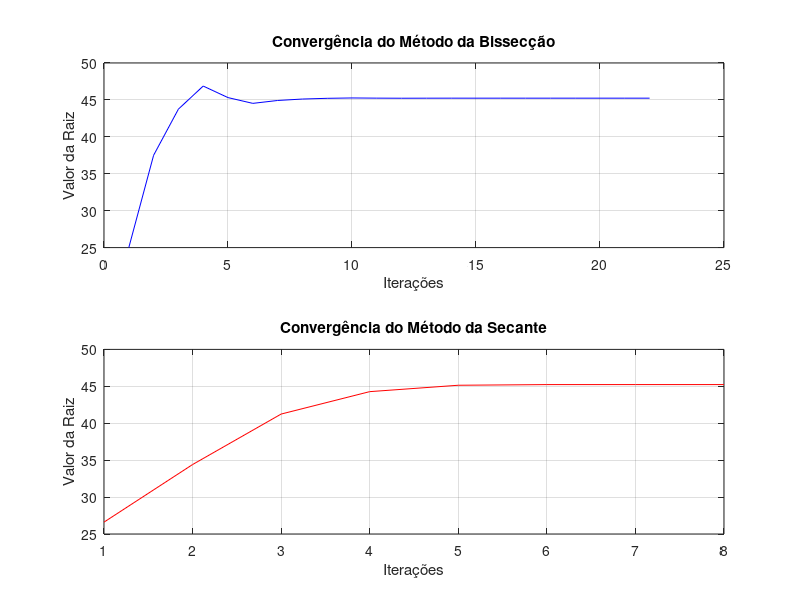

The MATLAB source for this figure:
function lista5Questao2()
    % Definindo constantes
    Pu_max = 80000; % População máxima urbana
    ku = 0.05; % Taxa de declínio da população urbana
    Ps_max = 320000; % População máxima suburbana
    P0 = 10000; % População inicial suburbana
    ks = 0.09; % Taxa de crescimento suburbano

    % Definindo o limite superior e inferior para a busca
    a = 0; % Tempo inicial
    b = 50; % Tempo final (em anos)

    % Define a tolerância para o erro absoluto
    Es = 5e-5; % Tolerância em porcentagem

    % Executar o método da bissecção
    fprintf("Método da Bissecção:\n");
    [rootBisseccao, itBisseccao, valoresBisseccao] = metodoBisseccao(Pu_max, Ps_max, P0, ku, ks, a, b, Es);

    % Verifica se o método da bissecção retornou valores válidos
    if isempty(rootBisseccao) || isempty(itBisseccao)
        disp("Erro no método da bissecção.");
        return;
    end

    % Executar o método da secante
    fprintf("\nMétodo da Secante:\n");
    [rootSecante, itSecante, valoresSecante] = metodoSecante(Pu_max, Ps_max, P0, ku, ks, Es);

    % Verifica se o método da secante retornou valores válidos
    if isempty(rootSecante) || isempty(itSecante)
        disp("Erro no método da secante.");
        return;
    end

    % Criar tabela comparativa
    criar_tabela(itBisseccao, rootBisseccao, itSecante, rootSecante);

    % Criar gráficos de convergência
    criar_graficos(itBisseccao, valoresBisseccao, itSecante, valoresSecante);
endfunction

function [r, it, valores] = metodoBisseccao(Pu_max, Ps_max, P0, ku, ks, a, b, Es)
    Ea = Inf; % Erro absoluto inicial
    r = [];  % Inicializa como vazio para evitar erros
    it = 0;   % Contador de iterações
    n = 30;   % Número máximo de iterações
    valores = []; % Armazena os valores de r

    if (funcao(Pu_max, Ps_max, P0, ku, ks, a) * funcao(Pu_max, Ps_max, P0, ku, ks, b) > 0)
        disp("Erro: não há mudança de sinal!");
        return;
    end

    while (it < n)
        rPrevio = r;
        r = (a + b) / 2; % Cálculo do ponto médio
        valores = [valores; r]; % Armazena o valor atual

        if it > 0
            Ea = calcularErroEstimativa(r, rPrevio);
        end

        fprintf('Iteração %d: a = %f, b = %f, r = %f, f(r) = %f, Aproximado = %f\n', ...
                it + 1, a, b, r, funcao(Pu_max, Ps_max, P0, ku, ks, r), Ea);

        if (Ea <= Es)
            fprintf("Raiz encontrada: %f\n", r);
            break;
        end

        it = it + 1;

        if (funcao(Pu_max, Ps_max, P0, ku, ks, a) * funcao(Pu_max, Ps_max, P0, ku, ks, r) < 0)
            b = r; % Atualiza o limite superior
        else
            a = r; % Atualiza o limite inferior
        end
    endwhile

    if it >= n
        fprintf("Método falhou em %d iterações\n", it);
    end

    if isempty(r)
        r = NaN; % Atribuir NaN para indicar que não foi encontrada raiz
    end
endfunction

function [r, it, valores] = metodoSecante(Pu_max, Ps_max, P0, ku, ks, Es)
    Ea = Inf;  % Erro absoluto inicial
    it = 0;    % Contador de iterações
    N = 20; % Número máximo de iterações
    xPrevio = 10; % Valor inicial de t
    x = 10.1; % Um valor ligeiramente diferente para x
    valores = []; % Armazena os valores de xr

    f = @(t) funcao(Pu_max, Ps_max, P0, ku, ks, t);

    while (it < N)
        xProx = (xPrevio * f(x) - x * f(xPrevio)) / (f(x) - f(xPrevio)); % Cálculo do próximo valor
        valores = [valores; xProx]; % Armazena o valor atual

        % Mensagem de depuração para ver os valores
        fprintf('Iteração %d: xr = %f, f(x) = %f, Ea = %f\n', it + 1, xProx, f(xProx), Ea);

        Ea = calcularErroEstimativa(xProx, x); % Cálculo do erro absoluto

        if (Ea < Es)
            fprintf("Iterações %d: Raiz encontrada: %f\n", it + 1, xProx);
            r = xProx; % Atribui r como a raiz encontrada
            return; % Encerra a função se a raiz for encontrada
        end

        % Atualiza os valores para a próxima iteração
        xPrevio = x;
        x = xProx;
        it = it + 1; % Incrementa o contador de iterações
    endwhile

    fprintf("Método falhou em %d iterações\n", it);

    if it >= N
        r = NaN; % Atribuir NaN para indicar que não foi encontrada raiz
    end
endfunction

function f = funcao(Pu_max, Ps_max, P0, ku, ks, t)
    Pu = Pu_max * exp(-ku * t); % Cálculo da população urbana
    Ps = Ps_max * (P0 / (Ps_max + ((Ps_max / P0) - 1) * exp(-ks * t))); % Cálculo da população suburbana
    f = Ps - 1.2 * Pu; % Retorna a diferença entre a população suburbana e 20% da urbana
endfunction

function Ea = calcularErroEstimativa(resultadoAtual, resultadoPrev)
    if resultadoPrev == Inf
        Ea = Inf; % Se o valor anterior for infinito, o erro é infinito
    else
        Ea = abs((resultadoAtual - resultadoPrev) / resultadoAtual) * 100; % Calcula o erro percentual
    end
endfunction

function criar_tabela(itBisseccao, rootBisseccao, itSecante, rootSecante)
    fprintf("\nTabela Comparativa:\n");
    fprintf("%-20s %-20s %-20s\n", "Método", "Número de Iterações", "Resultado Final");
    fprintf("%-20s %-20d %-20f\n", "Bissecção", itBisseccao, rootBisseccao);
    fprintf("%-20s %-20d %-20f\n", "Secante", itSecante, rootSecante);
endfunction

function criar_graficos(itBisseccao, valoresBisseccao, itSecante, valoresSecante)
    figure;

    % Gráfico para Bissecção
    subplot(2, 1, 1);
    plot(1:length(valoresBisseccao), valoresBisseccao, 'b-');
    title('Convergência do Método da Bissecção');
    xlabel('Iterações');
    ylabel('Valor da Raiz');
    grid on;

    % Gráfico para Secante
    subplot(2, 1, 2);
    plot(1:length(valoresSecante), valoresSecante, 'r-');
    title('Convergência do Método da Secante');
    xlabel('Iterações');
    ylabel('Valor da Raiz');
    grid on;

    % Salvar gráficos
    saveas(gcf, 'convergencia_metodos_bisseccao_secante.png');
endfunction

% Chama a função principal
lista5Questao2();

